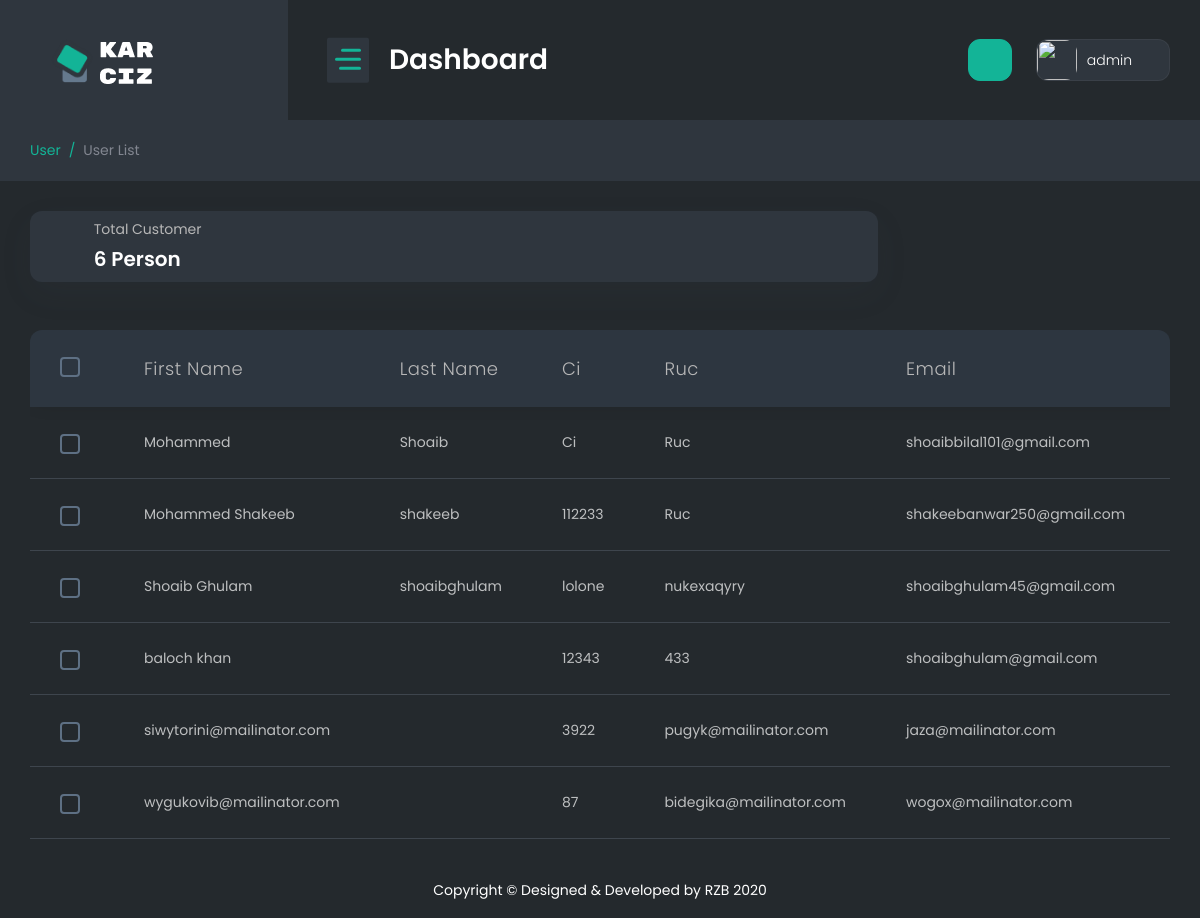
/superadminuser (signed in), run on the app's committed database.
### webapp/models.py (models this page shows, shortened)
class User_Signup(models.Model):
    user_id = models.AutoField(primary_key=True)
    Name = models.CharField(max_length=255, default="")
    Surname = models.CharField(max_length=255, default="")
    Ci = models.CharField(max_length=255, default="")
    Ruc = models.CharField(max_length=255, default="")
    Gender = models.CharField(max_length=20, default="")
    Phones = models.CharField(max_length=20, default="")
    Email = models.EmailField(max_length=255, default="")
    Direction = models.CharField(max_length=255, default="")
    City =  models.CharField(max_length=255, default="")
    Birth_date  = models.DateField()
    Creation = models.DateTimeField(auto_now_add=True, blank=True)
    Password = models.TextField(max_length=500 , default="")

### webapp/views.py (the view)
# urls.py: path('superadminuser',superadminuser.as_view(),name="superadminuser"),
class superadminuser(View):
    def get(self,request):
        if not request.session.has_key('adminid'):
            return redirect("/superadminlogin")
        try:
            data = User_Signup.objects.all()
            countuser = User_Signup.objects.all().count()
            return render(request ,'superadmin/user.html',{'data':data,'countuser':countuser})
        except:
            return redirect("/superadmin")

### templates/superadmin/user.html (shortened to what this page needs)
{% extends "superadmin/base.html" %}
{% block body %}
<div class="container-fluid">
    <div class="page-titles">
        <ol class="breadcrumb">
            <li class="breadcrumb-item active"><a href="javascript:void(0)">User</a></li>
            <li class="breadcrumb-item"><a href="javascript:void(0)">User List</a></li>
        </ol>
    </div>
    <div class="row mb-5 align-items-center">
        <div class="col-lg-9">
            <div class="card m-0 ">
                <div class="card-body py-3 py-md-2">
                    <div class="row align-items-center">
                        <div class="col-md-5 mb-3 mb-md-0">
                            <div class="media align-items-end">
                                <span class="mr-2 mb-1">
                                    <i class="fa fa-user fa-2x"></i>
                                </span>
                                <div class="media-body ml-1">
                                    <p class="mb-1 fs-14">Total Customer</p>
                                    <h3 class="mb-0 font-w600 fs-20">{{countuser}} Person</h3>
                                </div>
                            </div>
                        </div>
                    </div>
                </div>
            </div>
        </div>
    </div>
    <div class="row">
        <div class="col-lg-12">
            <div class="table-responsive">
                <table id="example-5" class="table display mb-4  fs-14">
                    <thead>
                        <tr>
                            <th>
                                <div class="checkbox mr-0 align-self-center">
                                    <div class="custom-control custom-checkbox ">
                                    </div>
                                </div>
                            </th>
                            <th>First Name</th>
                            <th>Last Name</th>
                            <th>Ci</th>
                            <th>Ruc</th>
                            <th>Email</th>
                            <th>Gender</th>
                        </tr>
                    </thead>
                    <tbody>
                        {% for d in data %}
                        <tr>
                            <td>
                                <div class="checkbox mr-0 align-self-center">
                                    <div class="custom-control custom-checkbox ">
                                    </div>
                                </div>
                            </td>
                            <td>{{d.Name}}</td>
                            <td>{{d.Surname}}</td>
                            <td>{{d.Ci}}</td>
                            <td>{{d.Ruc}}</td>
                            <td>{{d.Email}}</td>
                            <td>{{d.Gender}}</td>
                        </tr>
                        {% endfor %}
                    </tbody>
                </table>
            </div>
        </div>
    </div>
</div>
{% endblock body %}

### data on the page
User_Signup: Name "Mohammed", Surname "Shoaib", Ci "Ci", Ruc "Ruc", Email "shoaibbilal101@gmail.com"
User_Signup: Name "Mohammed Shakeeb", Surname "shakeeb", Ci "112233", Ruc "Ruc", Email "shakeebanwar250@gmail.com"
User_Signup: Name "Shoaib Ghulam", Surname "shoaibghulam", Ci "lolone", Ruc "nukexaqyry", Email "shoaibghulam45@gmail.com"
User_Signup: Name "baloch khan", Ci "12343", Ruc "433", Email "shoaibghulam@gmail.com"
User_Signup: Name "siwytorini@mailinator.com", Ci "3922", Ruc "pugyk@mailinator.com", Email "jaza@mailinator.com"
User_Signup: Name "wygukovib@mailinator.com", Ci "87", Ruc "bidegika@mailinator.com", Email "wogox@mailinator.com"

### other printed values
{{ request.session.adminname }} "admin"
{{ countuser }} "6"
